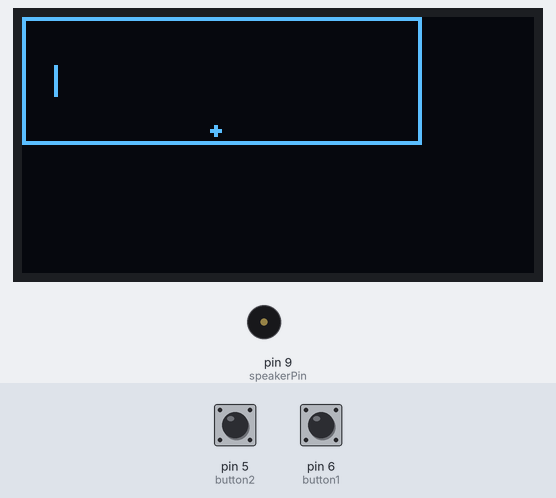
Simulated run of this sketch. Board: Arduino Uno, built with avr-gcc and run on an emulated ATmega328P. On the bench: 128×64 one-colour display, buzzer (waves = sounding). Inputs (shaded band) come from the test bench; at power-on: pin 5 (button2) HIGH, pin 6 (button1) HIGH. Random numbers use the default seed unless the sketch sets one.

Above: at 1.2 s.
1.3 s: pin 5 (button2) pulled LOW for 0.15 s
At 1.66 s:
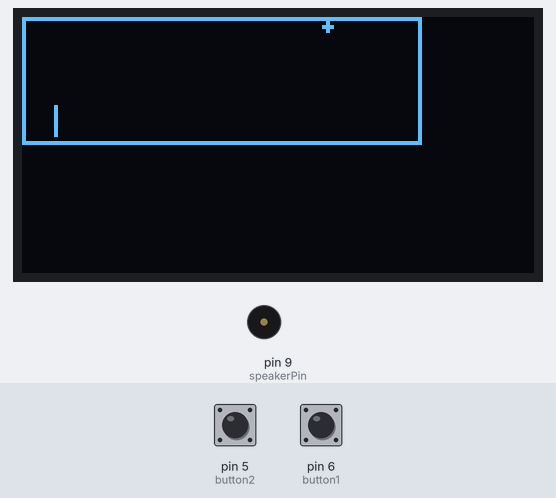
2.0 s: pin 6 (button1) pulled LOW for 0.15 s
At 2.54 s:
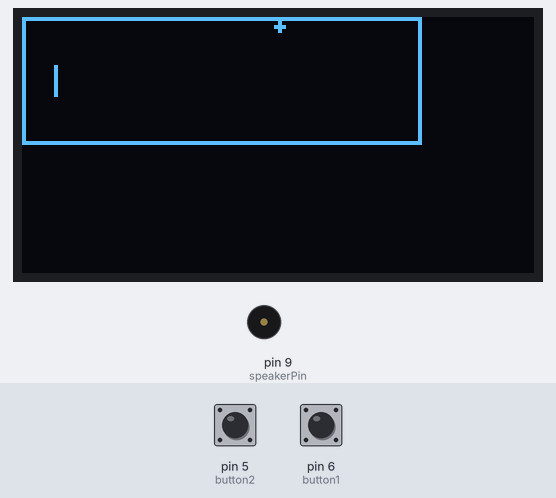
2.7 s: pin 5 (button2) pulled LOW for 1 s
At 2.93 s:
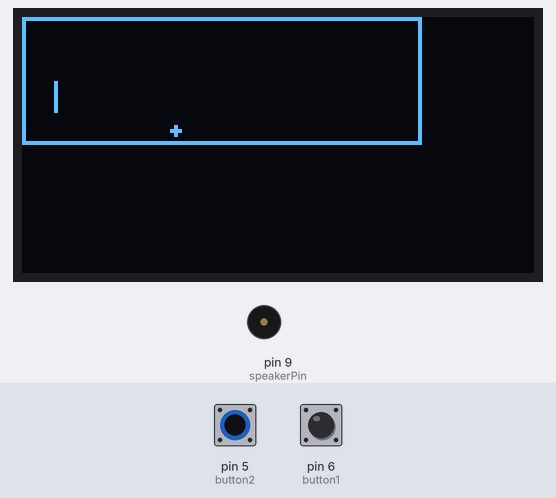
4.3 s: pin 6 (button1) pulled LOW for 1 s
At 6.34 s:
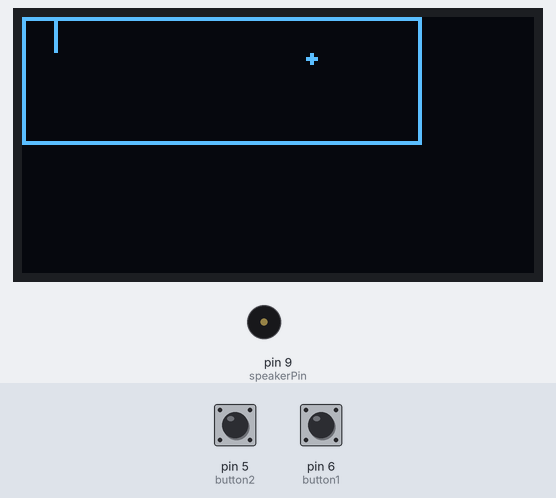
Timing chart, 0 to 6.9 s (numbered marks = the images above; inputs shaded):
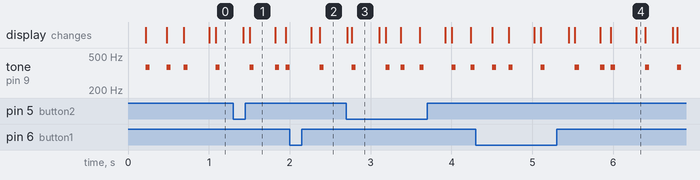

Measured:
- by itself, tone on pin 9 (speakerPin): plays 370 Hz for 0.05 s, 370 Hz for 0.05 s, 370 Hz for 0.05 s, 370 Hz for 0.05 s, 370 Hz for 0.05 s, 370 Hz for 0.05 s … (8 notes in this stretch)

The sketch:

1.ino
```cpp
#include <Wire.h>
#include <Adafruit_GFX.h>
#include <Adafruit_SSD1306.h>
#define OLED_RESET-1
Adafruit_SSD1306 OLED(OLED_RESET);


int ballX=40;
int ballY=14;
int ballR=1;
int y=1;
int x=-1;
int newBall;

int screenW = 100 ;
int screenH = 32;

int boardX = 8;
int boardY =12;
  int boardWight = 1;
int boardHeight = 8;

int speakerPin = 9;

int button1 = 6;
int button2 = 5;
void setup()
{
  digitalWrite(speakerPin, HIGH);
  Serial.begin(115200); OLED.begin(SSD1306_SWITCHCAPVCC,0x3C);
  pinMode(button1,INPUT_PULLUP);
  pinMode(button2,INPUT_PULLUP);

}
void loop()
{

  int reading1= digitalRead(button1);
  int reading2= digitalRead(button2);
  //ถ้าบอลติดจอขวาจะเปลี่ยนทิศ
  //ถ้าจะให้เด้งตอนชิดขวาสุด จุดวาดบอลจะต้องห่างจากมุม 2r
  for(int i = 0;i<=1;i++){
    if(ballY == screenH - 2*ballR-1){
    y=-y;
    tone(speakerPin,370);
    delay(50);
    noTone(speakerPin);

  }
  //ถ้าบอลติดจอซ้ายจะเปลี่ยนทิศ ต้องบวก 1 เพราะ จอซ้ายสุดวาด 4 เหลี่ยมแบบแค่เส้น แล้วเส้นมันมีกรอบยาว 1 หน่วย
  if(ballY == 2*ballR){
    y=-y;
    tone(speakerPin,370);
    delay(50);
    noTone(speakerPin);
  }
  //ถ้าจะให้เด้งตอนชิดบนสุดสุด จุดวาดบอลจะต้องห่างจากมุม 2r
  if(ballX== screenW-2*ballR-1){
    x=-x;
    tone(speakerPin,370);
    delay(50);
    noTone(speakerPin);
  }

//****************************************************************
// กดปุ่มแรงก็เลื่อนบขวา กดปุ่มสองก็เลื่อนซ้าย
//24 = ความกว้างจอ - ความยาวบอร์ด
  if(reading1 == 0 && boardY >1){
    boardY -= 1;
  }
  if(reading2 == 0 && boardY < screenH - boardHeight-1){
    boardY += 1;
  }
  // ชนกลับบอร์ด
  //วงเล็บแรกคือที่จะชนแล้วเด้งในระยะความกว้างของบอร์ด วงเล็บสองคือจะเด้งเมื่ออยู่เหลือบอร์ด
  if( (ballY <= boardY + boardHeight && ballY >= boardY)&& (ballX == boardX + boardWight + ballR  ) ){
    x=-x;
    tone(speakerPin,370);
    delay(50);
    noTone(speakerPin);
  }


//*****************************************************************

  if(ballX < 1 ){
    OLED.clearDisplay();
    OLED.drawRect(0,0, screenW,screenH,WHITE);
    OLED.fillRect(boardX,boardY, boardWight,boardHeight,WHITE);
    ballX=40;
    ballY=14;
    y = rand()%2;
    if(y == 0){
      y = -1;
    }
    else if(y==1){
      y=1;
    }
    tone(speakerPin,370);
    delay(50);
    noTone(speakerPin);
  }
  ballX +=x;
  ballY += y;
  }

  OLED.clearDisplay();
OLED.drawRect(0,0, screenW,screenH,WHITE);
OLED.fillCircle( ballX, ballY, ballR, WHITE);
OLED.fillRect(boardX,boardY, boardWight,boardHeight,WHITE);
OLED.display();

}
```
